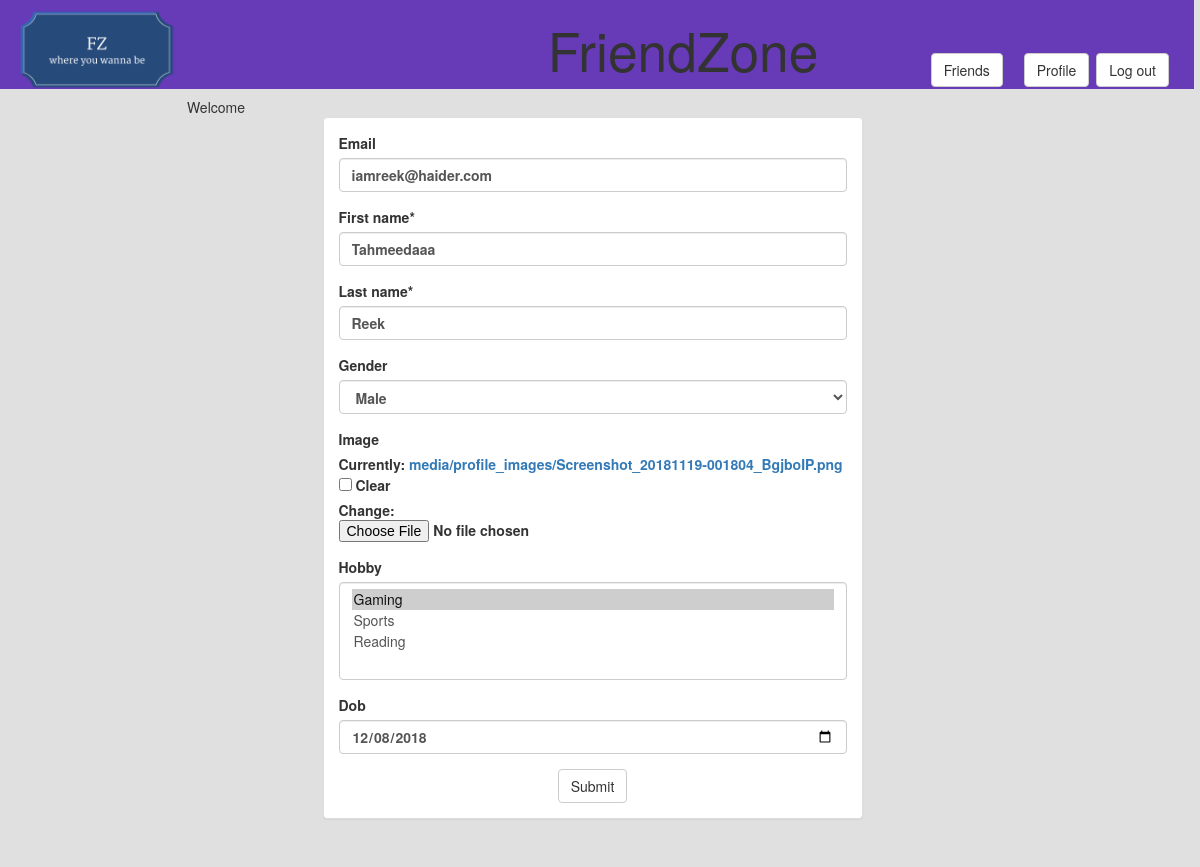
The page /register2/ (signed in) on the database as committed earlier.
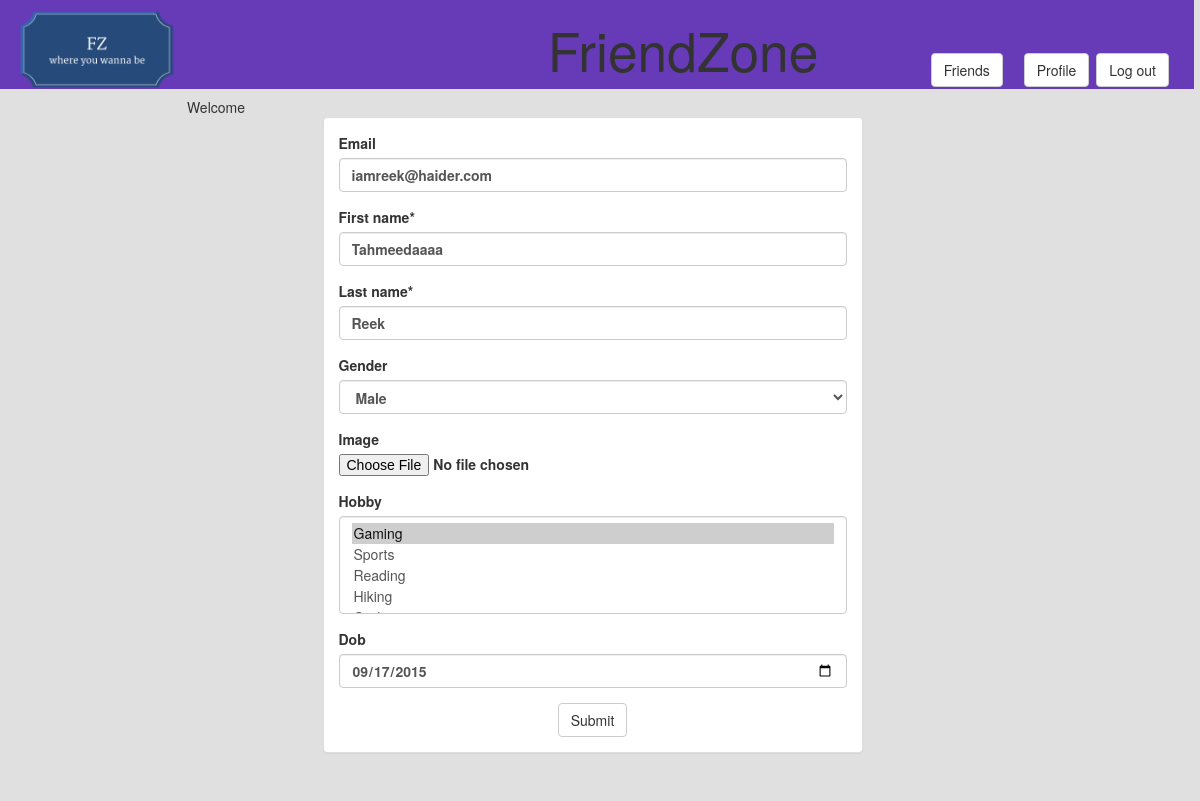
The same page on the database as committed later.
### FriendZoneApp/models.py (models this page shows, shortened)
class UserProfileModel(models.Model):
    user = models.OneToOneField(User, on_delete=models.CASCADE)
    first_name = models.CharField(max_length = 254)
    last_name = models.CharField(max_length = 254)
    gender = models.CharField(max_length = 1, choices = (('M', 'Male'), ('F', 'Female')), blank = True)
    age = models.PositiveIntegerField(blank = True, null = True)
    image = models.ImageField(default = 'default.jpg', upload_to='media/profile_images', blank = True)
    dob = models.DateField(blank = True, null = True)
    email = models.EmailField(blank = True, unique = True)
    hobby = models.ManyToManyField(Hobby, blank = True)
    friend = models.ManyToManyField('self', blank = True)
    profileBio = models.CharField(max_length=254, blank = True)
    class Meta:
        verbose_name = 'Profile'
        verbose_name_plural = 'Profiles'

class Hobby(models.Model):
    objects = HobbyManager()
    hobby = models.CharField(max_length= 20, choices = (('Gaming', 'Gaming'), ('Sports', 'Sports'),
    ('Reading', 'Reading'), ('Hiking', 'Hiking'), ('Cycling', 'Cycling'), ('Photography', 'Photography'),
    ('Modelling', 'Modelling')), blank = True)
    def __str__(self):
        return self.hobby

### FriendZoneApp/views.py (the view)
# urls.py: path('register2/', views.register2, name='register2'),
def register2(request):
    if request.method == 'POST':
        form = RegisterForm(request.POST, instance = UserProfileModel.objects.get(user = request.user))
        if form.is_valid():  #if form is valid then it will save in updated_profile, and if the form contains an image, then it will save to the model database
            updated_profile = form.save()
            if 'image' in request.FILES:
                updated_profile.image = request.FILES['image']
            updated_profile.save()
            member = UserProfileModel.objects.get(user = request.user)
            dob = member.dob
            dobYear = member.dob.year
            dobMonth = member.dob.month
            dobDay = member.dob.day
            today = date.today()
            ageAns = today.year - dobYear - ((today.month, today.day) < (dobMonth, dobDay))
            member.age = ageAns
            member.save()
            print(dob)
            return redirect('/index/')
    else:
        form = RegisterForm(instance = UserProfileModel.objects.get(user = request.user))
        args = {'form': form}
        return render(request, 'FriendZoneApp/editprofile.html', args)

### FriendZoneApp/forms.py
class RegisterForm(forms.ModelForm):
    class Meta:
        model = UserProfileModel
        fields = [
            'email',
            'first_name',
            'last_name',
            'gender',
            'image',
            'hobby',
            'dob'
        ]
        widgets = {'dob' : DateInput()}

### FriendZoneApp/templates/FriendZoneApp/editprofile.html (shortened to what this page needs)
{% extends "FriendZoneApp/header.html" %}
{% load crispy_forms_tags %}
{% block content %}
<body>
  <div class = "container">
    <div class = "col-xs-6 col-xs-offset-3">
    <div class="panel panel-default"
    <div class="panel-heading">
    <div class = "panel-body">
<form method = "POST" enctype="multipart/form-data">
    {{ form|crispy }}
    <center><button class = "btn btn-default" value = "submit">Submit</button></center>
</form>
    </div>
    </div>
    </div>
{% endblock %}

Rows that differ between the two databases and show on the page:
changed UserProfileModel "iamreek@haider.com": first_name "Tahmeedaaa" → "Tahmeedaaaa"; dob "12/08/2018" → "09/17/2015"
computed for Hobby: hobby "Gaming ☑ / Sports / Reading" → "Gaming ☑ / Sports / Reading / Hiking"
Other text that changed with them:
form field form: "☐" → (not shown)
text no longer shown: "Email First name * Last name * Gender Image Currently: media/profile_images/Screenshot_20181119-001804_BgjboIP.png Clear Change: Hobby Dob"
text now shown: "Email First name * Last name * Gender Image Hobby Dob"
